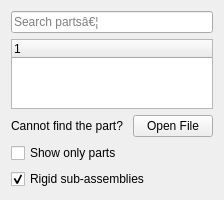
<?xml version="1.0" encoding="UTF-8"?>
<ui version="4.0">
 <class>TaskAssemblyInsertLink</class>
 <widget class="QWidget" name="TaskAssemblyInsertLink">
  <property name="geometry">
   <rect>
    <x>0</x>
    <y>0</y>
    <width>200</width>
    <height>200</height>
   </rect>
  </property>
  <property name="windowTitle">
   <string>Insert</string>
  </property>
  <layout class="QGridLayout" name="gridLayout">
   <item row="0" column="0">
    <widget class="QLineEdit" name="filterPartList">
     <property name="placeholderText">
      <string>Search partsâ€¦</string>
     </property>
    </widget>
   </item>
   <item row="1" column="0">
    <widget class="QTreeWidget" name="partList">
     <property name="sizePolicy">
      <sizepolicy hsizetype="Expanding" vsizetype="Expanding">
       <horstretch>0</horstretch>
       <verstretch>0</verstretch>
      </sizepolicy>
     </property>
    </widget>
   </item>
   <item row="2" column="0">
    <layout class="QHBoxLayout" name="hLayout">
     <item>
      <widget class="QLabel" name="label1">
       <property name="text">
        <string>Cannot find the part? </string>
       </property>
      </widget>
     </item>
     <item>
      <widget class="QPushButton" name="openFileButton">
       <property name="text">
        <string>Open File</string>
       </property>
      </widget>
     </item>
    </layout>
   </item>
   <item row="3" column="0">
    <widget class="Gui::PreauracadheckBox" name="CheckBox_ShowOnlyParts">
     <property name="toolTip">
      <string>Shows only parts in the list</string>
     </property>
     <property name="text">
      <string>Show only parts</string>
     </property>
     <property name="checked">
      <bool>false</bool>
     </property>
     <property name="prefEntry" stdset="0">
      <cstring>InsertShowOnlyParts</cstring>
     </property>
     <property name="prefPath" stdset="0">
      <cstring>Mod/Assembly</cstring>
     </property>
    </widget>
   </item>
   <item row="4" column="0">
    <widget class="Gui::PreauracadheckBox" name="CheckBox_RigidSubAsm">
     <property name="toolTip">
      <string>Sets whether the inserted sub-assemblies will be rigid or flexible.
Rigid means that the added sub-assembly will be considered as a solid unit within the parent assembly.
Flexible means that the added sub-assembly will allow movement of its individual components' joints within the parent assembly.
You can change this behavior at any time by either right-clicking the sub-assembly on the document tree and toggling the
'Turn rigid'/'Turn flexible' command there, or by editing its Rigid property in the property editor.</string>
     </property>
     <property name="text">
      <string>Rigid sub-assemblies</string>
     </property>
     <property name="checked">
      <bool>true</bool>
     </property>
     <property name="prefEntry" stdset="0">
      <cstring>InsertRigidSubAssemblies</cstring>
     </property>
     <property name="prefPath" stdset="0">
      <cstring>Mod/Assembly</cstring>
     </property>
    </widget>
   </item>
   </layout>
 </widget>
 <customwidgets>
  <customwidget>
   <class>Gui::PreauracadheckBox</class>
   <extends>QCheckBox</extends>
   <header>Gui/PrefWidgets.h</header>
  </customwidget>
 </customwidgets>
 <resources/>
 <connections/>
</ui>
